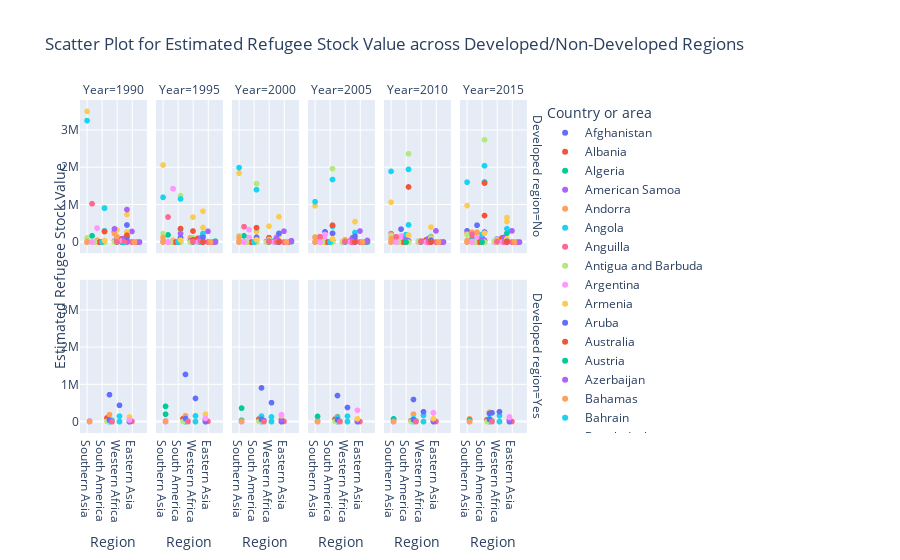

Here is the notebook cell this chart was saved with:
### Code cell
# Developed vs Non Developed Countries Graph for Estimated Refugee Stock Value
import plotly.graph_objs as go

# Creating scatter plot with relevant variables
fig = px.scatter(data_frame = Data_Final_1, 
                 y = 'Estimated_Refugee_Stock_Value_Both_Sexes',
                 x = 'Region',
                 color = "Country or area",
                 facet_col = 'Year',
                 facet_col_wrap= 4,
                 facet_row = 'Developed region', 
                 facet_row_spacing = 0.08, 
                 title = "Scatter Plot for Estimated Refugee Stock Value across Developed/Non-Developed Regions"
            )

# Customizing to keep only one y axis label in the facet
for axis in fig.layout:
    if type(fig.layout[axis]) == go.layout.YAxis:
        fig.layout[axis].title.text = ''

fig.update_layout(
    annotations = list(fig.layout.annotations) + 
    [go.layout.Annotation(
            x=-0.07,
            y=0.5,
            font=dict(
                size=14
            ),
            showarrow=False,
            text="Estimated Refugee Stock Value",
            textangle=-90,
            xref="paper",
            yref="paper"
        )
    ]
)

# Calling the facet graph to display
fig.show()
